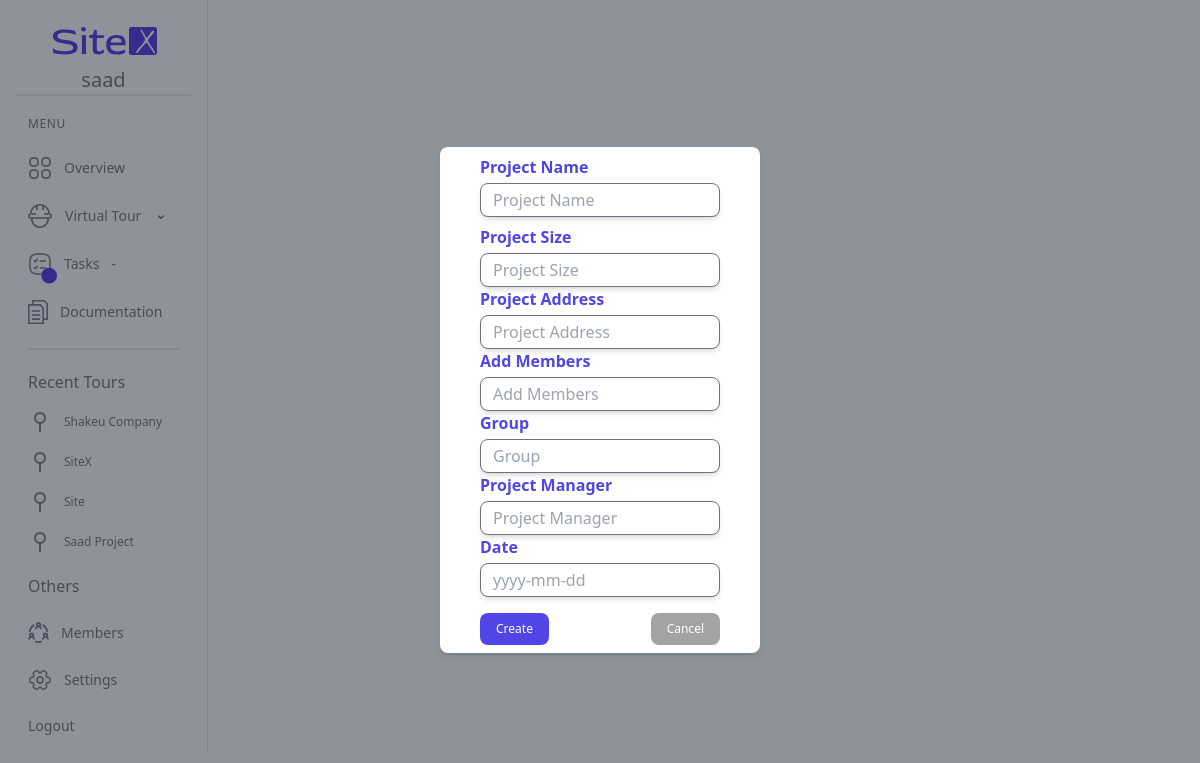
Screenshot of /create-project/ (signed in) with the database file from the repository.
### myapp/models.py (models this page shows, shortened)
class Project(models.Model):
    user = models.ForeignKey(User, on_delete=models.CASCADE)
    project_name = models.CharField(max_length=30)
    slug = models.SlugField(unique=True, max_length=100, blank=True, null=True)
    project_size = models.CharField(max_length=30)
    project_address= models.CharField(max_length=30)
    add_members = models.CharField(max_length=30)
    group = models.CharField(max_length=30)
    project_manager = models.CharField(max_length=30)
    date = models.DateField()
    created_at = models.DateTimeField(auto_now_add=True)

### myapp/views.py (the view)
# urls.py: path('create-project/', views.create_project, name='create-project'),
def create_project(request):
    if request.method == 'POST':
        form = ProjectForm(request.POST)
        if form.is_valid():
            project = form.save(commit=False)
            project.user = request.user
            if Project.objects.filter(project_name=project.project_name, user=project.user).exists():
                form.add_error('project_name', 'A project with this name already exists.')
            else:
                project.save()
                return redirect('virtual')
    else:
        form = ProjectForm()
    projects = Project.objects.filter(user=request.user).order_by('created_at')
    return render(request, 'create_project.html', {'form': form, 'projects': projects})

### myapp/forms.py
class ProjectForm(forms.ModelForm):
    class Meta:
        model = Project
        fields = ['project_name','project_size', 'project_address', 'add_members', 'group', 'project_manager', 'date']
    date = forms.DateField(
        )

### templates/create_project.html (shortened to what this page needs)
{% extends "base.html" %}
{% load static %}
{% block content %}
  <div class="fixed top-0 left-0 w-screen h-screen flex items-center justify-center z-50 bg-gray-800 bg-opacity-50">
    <div class="bg-white shadow-md w-80 px-4 py-2 rounded-lg flex justify-center items-center">
        <form method="post">
            <div class="mb-2">
              <label for="project_name" class="text-indigo-600 font-semibold block mb-1">Project Name</label>
              <input type="text" id="project_name" name="project_name" class="w-60 shadow-md px-3 py-1 border rounded-lg" placeholder="Project Name">
          </div>
            <div class="flex flex-col">
              <label for="project_size" class="text-indigo-600 font-semibold mb-1">Project Size</label>
              <input type="text" id="project_size" name="project_size" class="w-60 shadow-md px-3 py-1 border rounded-lg" placeholder="Project Size">
          </div>
          <div class="flex flex-col">
              <label for="project_address" class="text-indigo-600 font-semibold mb-1">Project Address</label>
              <input type="text" id="project_address" name="project_address" class="w-60 shadow-md px-3 py-1 border rounded-lg" placeholder="Project Address">
          </div>
          <div class="flex flex-col">
              <label for="add_members" class="text-indigo-600 font-semibold mb-1">Add Members</label>
              <input type="text" id="add_members" name="add_members" class="w-60 shadow-md px-3 py-1 border rounded-lg" placeholder="Add Members">
          </div>
          <div class="flex flex-col">
              <label for="group" class="text-indigo-600 font-semibold mb-1">Group</label>
              <input type="text" id="group" name="group" class="w-60 shadow-md px-3 py-1 border rounded-lg" placeholder="Group">
          </div>
          <div class="flex flex-col">
              <label for="project_manager" class="text-indigo-600 font-semibold mb-1">Project Manager</label>
              <input type="text" id="project_manager" name="project_manager" class="w-60 shadow-md px-3 py-1 border rounded-lg" placeholder="Project Manager">
          </div>
          <div class="flex flex-col">
              <label for="date" class="text-indigo-600 font-semibold mb-1">Date</label>
              <input type="text" id="date" name="date" class="w-60 shadow-md px-3 py-1 border rounded-lg" placeholder="yyyy-mm-dd">
            </div>
            <div class="flex justify-between text-xs mt-4">
                <button type="submit" class="bg-indigo-600 text-white py-2 px-4 rounded-lg hover:bg-indigo-700">Create</button>
                <a href="{% url 'virtual' %}"><button type="button" class="bg-neutral-400 text-white py-2 px-4 rounded-lg ml-2 hover:bg-indigo-700" onclick="closeModal()">Cancel</button></a>
            </div>
        </form>
    </div>
</div>
{% endblock %}

### templates/base.html (shortened to what this page needs)
{% load static %}
<!DOCTYPE html>
<html>
<head>
    <link rel="stylesheet" href="https://cdn.jsdelivr.net/npm/flatpickr/dist/flatpickr.min.css">
    <script src="https://cdn.tailwindcss.com?plugins=forms,typography,aspect-ratio,line-clamp"></script>
        <script src="https://cdn.tailwindcss.com"></script>
        <link rel="stylesheet" href="{% static 'style.css' %}">
</head>
<body>
    <div class="container">
        <div class="flex">
            <aside id="dashboard-sidebar" class="border-r  bg-white w-52 p-4 text-zinc-500 font-medium  text-sm">
                <div class="flex flex-col justify-center items-center border-b-2">
                    <img class="w-min" src="{% static 'img/SiteX logo.svg' %}" alt="" srcset="">
                    <div class="text-xl animate-pulse">{{ user.username }}</div>
                </div>
                <ul class="space-y-6 mx-3  mt-5">
                    <h2 class="text-zinc-500 text-xs tracking-wider font-normal">MENU</h2>
                    <li class="flex items-end justify-between space-x-3 group w-44">
                        <a href="{% url 'dashboard' %}" class="flex items-center space-x-3">
                            <svg class="  {% if request.path == '/dashboard/' %} fill-indigo-600 {% else %} fill-zinc-500 {% endif %}" width="24" height="24" viewbox="0 0 24 24" fill="none" xmlns="http://www.w3.org/2000/svg">
                                <path d="M7 10.75H5C2.58 10.75 1.25 9.42 1.25 7V5C1.25 2.58 2.58 1.25 5 1.25H7C9.42 1.25 10.75 2.58 10.75 5V7C10.75 9.42 9.42 10.75 7 10.75ZM5 2.75C3.42 2.75 2.75 3.42 2.75 5V7C2.75 8.58 3.42 9.25 5 9.25H7C8.58 9.25 9.25 8.58 9.25 7V5C9.25 3.42 8.58 2.75 7 2.75H5Z"/>
                                <path d="M19 10.75H17C14.58 10.75 13.25 9.42 13.25 7V5C13.25 2.58 14.58 1.25 17 1.25H19C21.42 1.25 22.75 2.58 22.75 5V7C22.75 9.42 21.42 10.75 19 10.75ZM17 2.75C15.42 2.75 14.75 3.42 14.75 5V7C14.75 8.58 15.42 9.25 17 9.25H19C20.58 9.25 21.25 8.58 21.25 7V5C21.25 3.42 20.58 2.75 19 2.75H17Z"/>
                                <path d="M19 22.75H17C14.58 22.75 13.25 21.42 13.25 19V17C13.25 14.58 14.58 13.25 17 13.25H19C21.42 13.25 22.75 14.58 22.75 17V19C22.75 21.42 21.42 22.75 19 22.75ZM17 14.75C15.42 14.75 14.75 15.42 14.75 17V19C14.75 20.58 15.42 21.25 17 21.25H19C20.58 21.25 21.25 20.58 21.25 19V17C21.25 15.42 20.58 14.75 19 14.75H17Z"/>
                                <path d="M7 22.75H5C2.58 22.75 1.25 21.42 1.25 19V17C1.25 14.58 2.58 13.25 5 13.25H7C9.42 13.25 10.75 14.58 10.75 17V19C10.75 21.42 9.42 22.75 7 22.75ZM5 14.75C3.42 14.75 2.75 15.42 2.75 17V19C2.75 20.58 3.42 21.25 5 21.25H7C8.58 21.25 9.25 20.58 9.25 19V17C9.25 15.42 8.58 14.75 7 14.75H5Z"/>
                            </svg>
                            <span class="{% if request.path == '/dashboard/' %}text-indigo-600{% else %}group-hover:text-indigo-600{% endif %}">Overview</span>
                        </a>
                    </li>
                    <li class="flex space-x-3 items-center group w-44" >
                        <a href="{% url 'virtual' %}" class="{% if request.path == '/virtual/' %}text-indigo-600{% else %} group-hover:text-indigo-600 {% endif %}">Virtual Tour</a>
                        <button id="virtual-tour-dropdown" > <svg xmlns="http://www.w3.org/2000/svg" class="w-4 h-5 " viewBox="0 0 20 20" fill="currentColor" aria-hidden="true">
                            <path fill-rule="evenodd" d="M6.293 9.293a1 1 0 011.414 0L10 11.586l2.293-2.293a1 1 0 111.414 1.414l-3 3a1 1 0 01-1.414 0l-3-3a1 1 0 010-1.414z" clip-rule="evenodd" />
                        </svg></button>
                    </li>
                    <li class="relative flex space-x-3 items-center w-44">
                        <svg class="absolute -left-2 top-2" width="25" height="25" viewBox="0 0 32 32" fill="none" xmlns="http://www.w3.org/2000/svg">
                            <rect x="12" y="10" width="20" height="20" rx="10" fill="#5030E5" />
                            <text x="22" y="22" fill="white" font-size="18" text-anchor="middle" dominant-baseline="middle">{{ task_count }}</text>
                        </svg>
                        <a href="{% url 'tasks' %}" class="{% if request.path == '/tasks/' %}text-indigo-600{% else %} group-hover:text-indigo-600 {% endif %}">Tasks</a>
                        <button id="tasks-dropdown">-</button>
                    </li>
                    <li class="flex space-x-3 items-center">
                        <a href="doc.html">Documentation</a>
                    </li>
                    <div class="border-b-2"></div>
                </ul>
                <ul class="space-y-4 mx-3 text-xs mt-5">
                    <h2 class="  text-zinc-500 text-base font-normal font-['Plus Jakarta Sans'] text-start mb-4">Recent Tours</h2>
                    {% for project in projects %}
                    <li class="flex space-x-3 items-center">
                        <a class="" href="{% url 'virtual_tour' project.slug %}">{{ project.project_name }}</a>
                    </li>
                    {% endfor %}
                </ul>
                <ul class="space-y-6 mx-3  mt-5">
                    <h2 class="  text-zinc-500 text-base font-normal text-start mb-4">Others</h2>
                    <li class="flex space-x-3 items-center">
                        <a href="">Members</a>
                    </li>
                    <li class="flex space-x-3 items-center">
                        <a href="">Settings</a>
                    </li>
                    <li class="flex items-end ">                    <a href="{% url 'logout' %}">Logout</a>
                    </li>
                </ul>
            </aside>
            <main class="">
                {% block content %}
                {% endblock %}
            </main>
        </div>
        </div>
</body>
</html>

### static/style.css (style rules this page uses)
* { -webkit-box-sizing: border-box; -moz-box-sizing: border-box; box-sizing: border-box; -moz-user-select: none; -webkit-user-select: none; -ms-user-select: none; user-select: none; -webkit-user-drag: none; -webkit-touch-callout: none; -ms-content-zooming: none; }
html, body { width: 100%; height: 100%; padding: 0; margin: 0; overflow: hidden; }

### rows the page displays
Project: project_name "Shakeu Company"
Project: project_name "SiteX"
Project: project_name "Site"
Project: project_name "Saad Project"

### other values shown
{{ user.username }} "saad"
